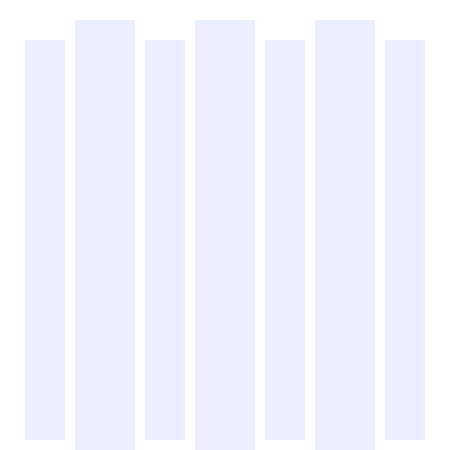
Frame 1 (no input)
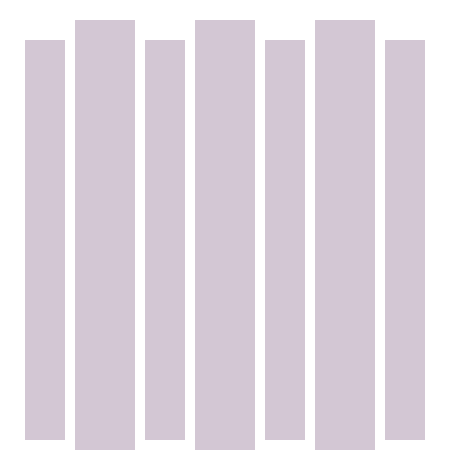
Frame 60 (the mouse pressed at the canvas centre just before this capture)
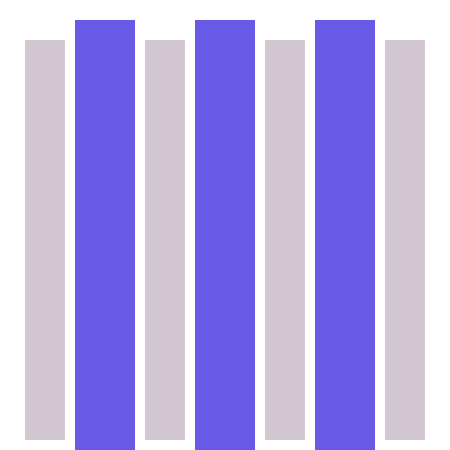
Frame 120 (the mouse held since frame 60 and released just before this capture)

The Processing sketch that drew these frames (run headless with seeded random() and noise(); from frame 60 on, the mouse is pressed at the canvas centre):

// Processing sketch: processing_177147
// ── processing_177147.pde

int counter;

void setup() {  //setup function called initially, only once
  size(450, 450);
  background(255);  //set background white
  colorMode(HSB);   //set colors to Hue, Saturation, Brightness mode
  counter = 500;
  

 }

void draw() {  //draw function loops 
  counter++;
  noStroke();
  fill(random(255),100,255,50);
  
  if(mousePressed == true) { //add some interaction
    fill(random(255), 200, 355, 150);
    rect (75, 20, 60, 450);
    rect (195, 20, 60, 450);
    rect (315, 20, 60, 450);
    
    
  }
  else {
    rect (25, 40, 40, 400);
    rect (75, 20, 60, 450);
    rect (145, 40, 40, 400);
    rect (195, 20, 60, 450);
    rect (265, 40, 40, 400);
    rect (315, 20, 60, 450);
    rect (385, 40, 40, 400);
  }
}
